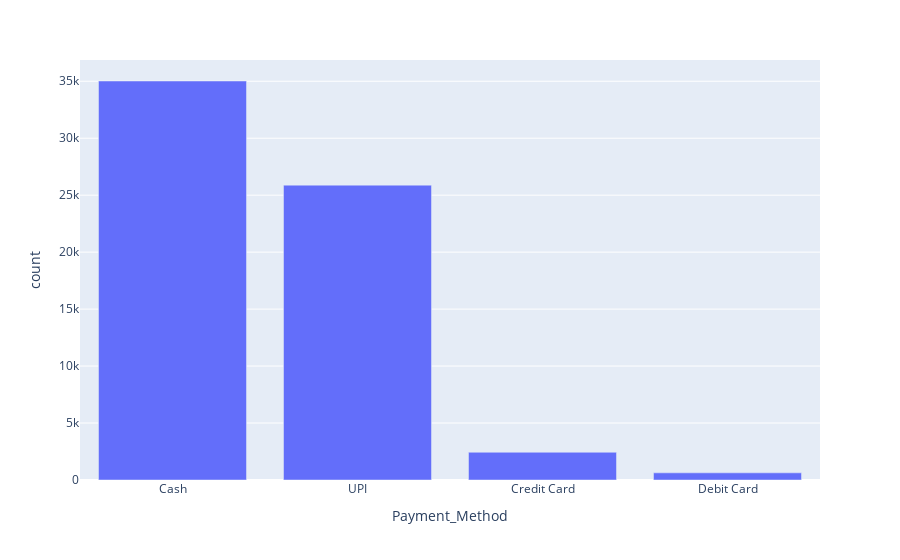

Source (notebook cell):
### Code cell
# Payment method wise analysis
payment_method = new_df['Payment_Method'].value_counts().reset_index().sort_values('count',ascending=False)
px.bar(
    payment_method,
    x=payment_method['Payment_Method'],
    y=payment_method['count'],
)

### Figure 1 — Plotly figure (JSON) as saved in the notebook; plotly's stock layout.template omitted (floating-point values rounded to 4 significant figures)
{"data": [{"hovertemplate": "Payment_Method=%{x}<br>count=%{y}<extra></extra>", "legendgroup": "", "marker": {"color": "#636efa", "pattern": {"shape": ""}}, "name": "", "orientation": "v", "showlegend": false, "textposition": "auto", "type": "bar", "x": ["Cash", "UPI", "Credit Card", "Debit Card"], "xaxis": "x", "y": [35022, 25881, 2435, 629], "yaxis": "y"}], "layout": {"barmode": "relative", "legend": {"tracegroupgap": 0}, "margin": {"t": 60}, "xaxis": {"anchor": "y", "domain": [0, 1], "title": {"text": "Payment_Method"}}, "yaxis": {"anchor": "x", "domain": [0, 1], "title": {"text": "count"}}}}
